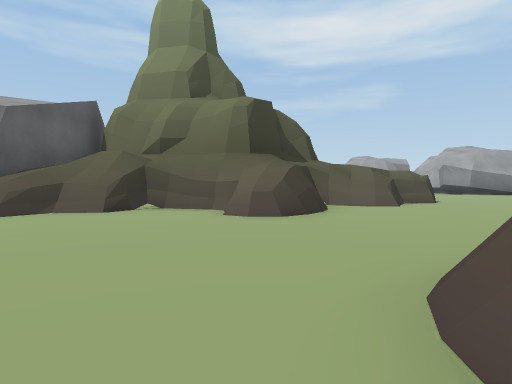
[1] (above)

24 first-person views from a walk through a 3-D level made in the Unity game engine. The camera is 1.2 m above the floor, tilts 2° down and sees 75° across. The floor is counted in squares, 2 m on a side. Each view is taken from the middle of a square. On the plan, view 1 faces up. The plan holds only what a view shows up to about 10 squares ahead; the rest is blank. The place goes on beyond the plan. The player character is not drawn.

[2]
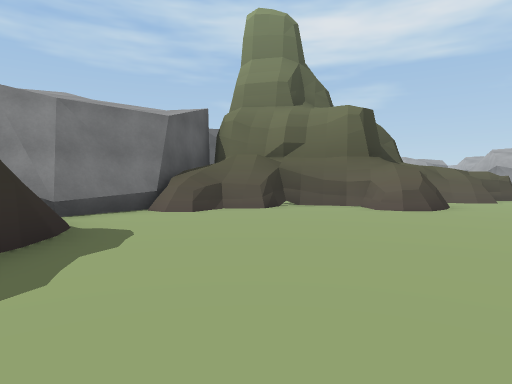

[3]
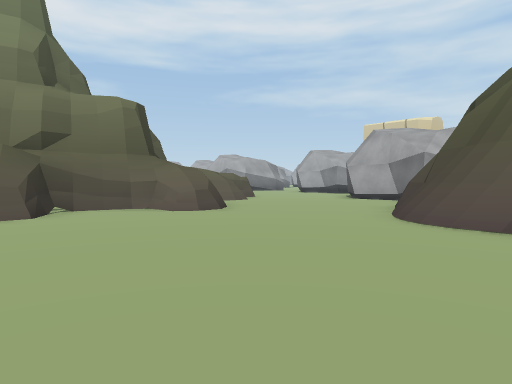

[4]
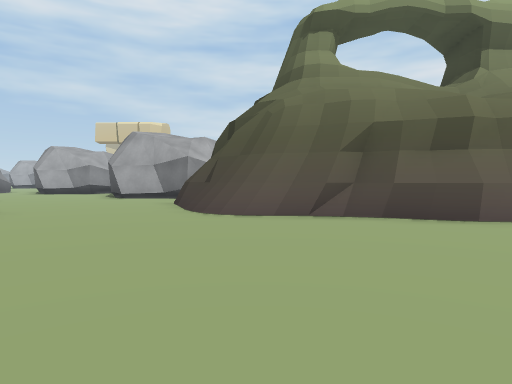

[5]
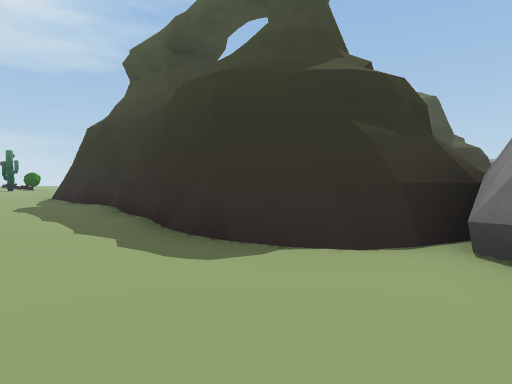

[6]
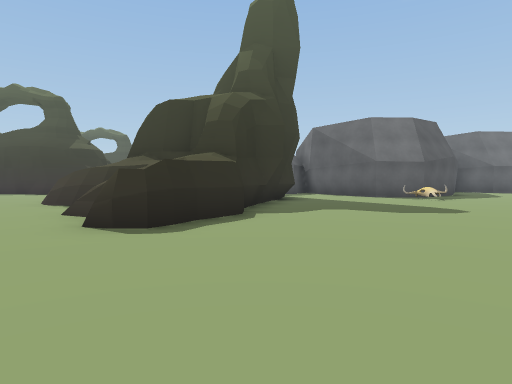

[7]
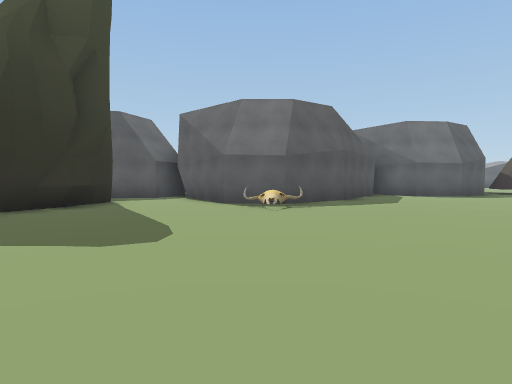

[8]
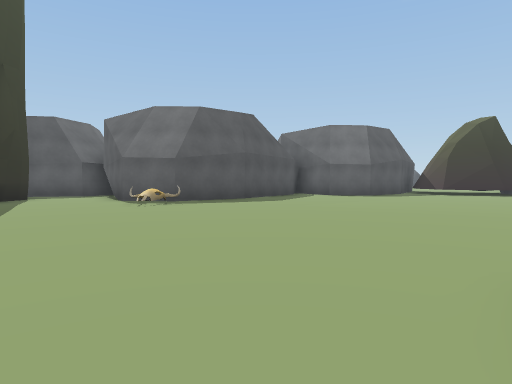

[9]
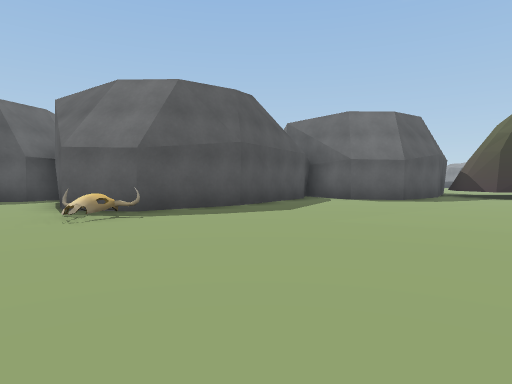

[10]
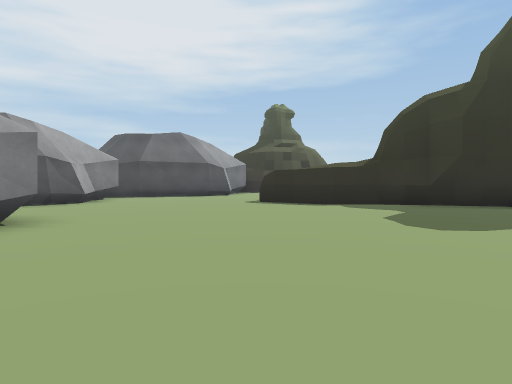

[11]
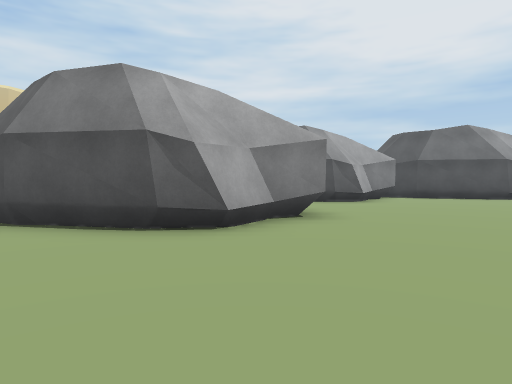

[12]
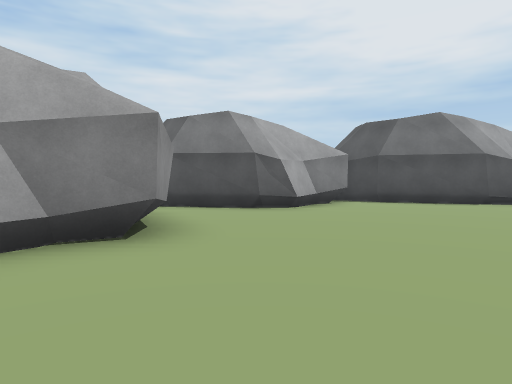

[13]
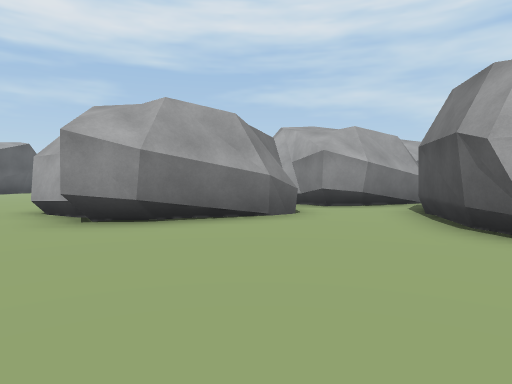

[14]
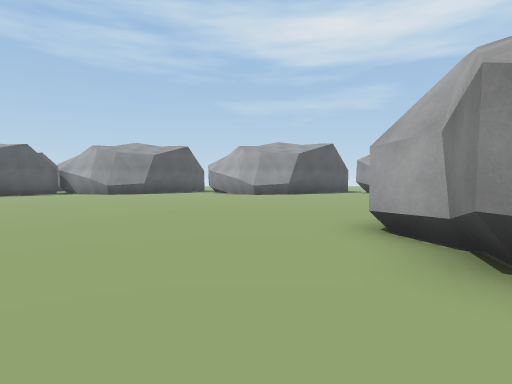

[15]
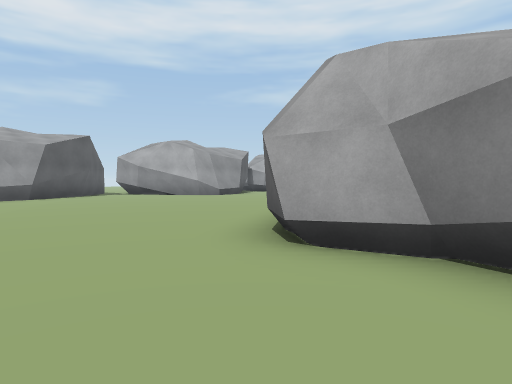

[16]
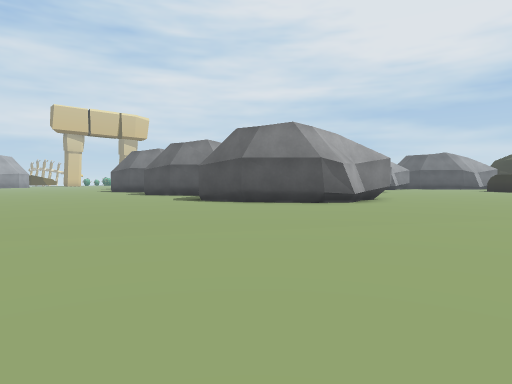

[17]
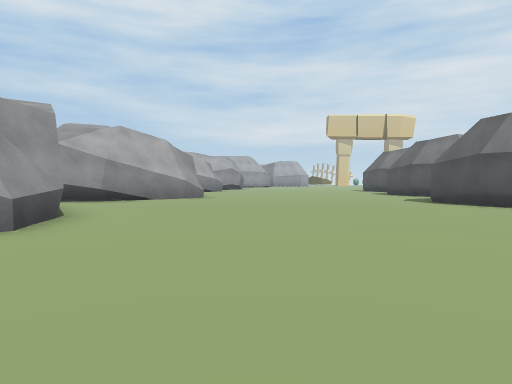

[18]
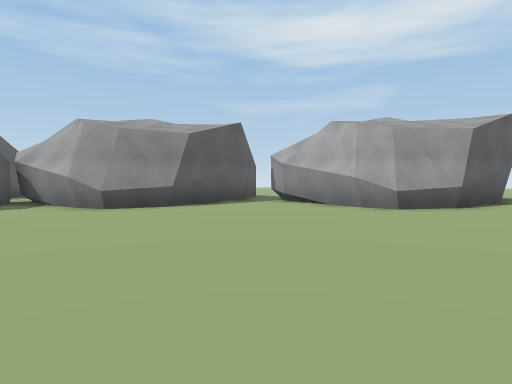

[19]
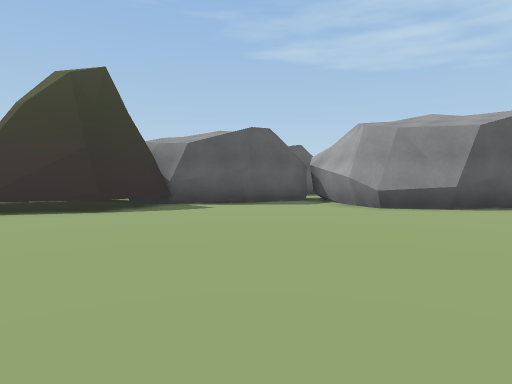

[20]
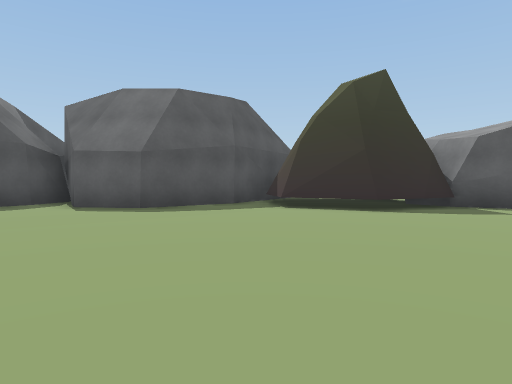

[21]
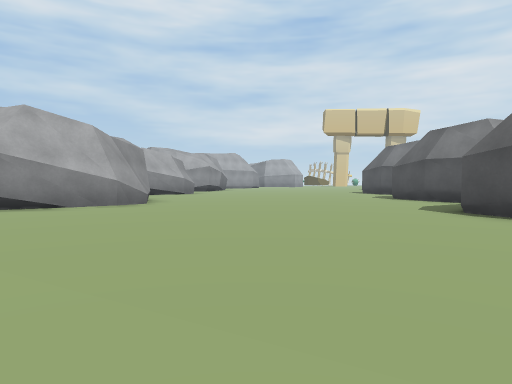

[22]
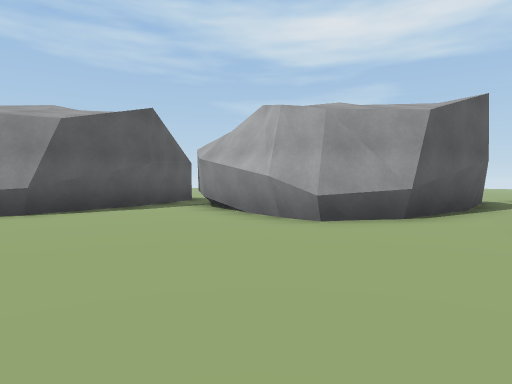

[23]
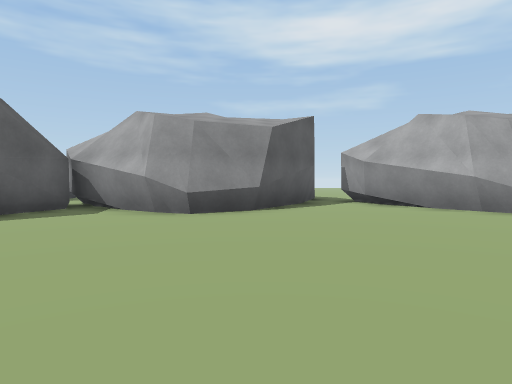

[24]
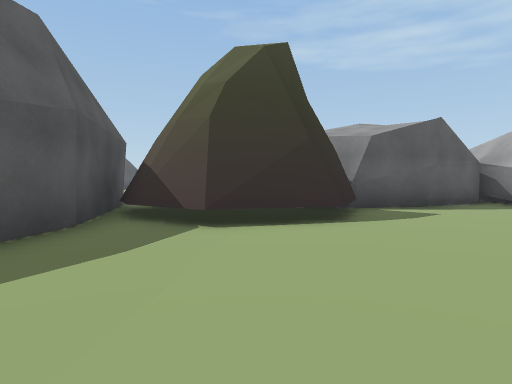

### Floor plan
Key: @ floor where view 1 was taken; # wall or solid block; . floor; = window, fence, low wall or low ledge; ^ raised ledge; S skull.
Columns run from 11 left of view 1 to 13 right of it. Each row starts with its distance up from view 1.
 38            ##
 37            #.#
 36            #.#     #
 35      ##   ##.##   ####
 34      ######...#####..##
 33      #..##.....##.....##
 32      #.................##
 31     ##...................
 30     #....................
 29     ##...................
 28     ##...................
 27 #####....................
 26  ##......................
 25   ##...............##....
 24    ##............###  ..#
 23     #............#     ##
 22    ##............#    #
 21    #.............##  .#
 20    ###............###.###
 19      ##.................#
 18       ##.............##
 17        ##.S.........##
 16         #..........##
 15        ##..........##
 14        .............#
 13      #.................
 12      ##.###............#
 11           ###........###
 10             ####.....#
  9       ####  ####.....#
  8       #########......#
  7       ##=####.......##
  6      ##==..=#.....###
  5     ##...........##
  4    ##............#
  3     ##........#^ #
  2      #.......##
  1      #......##
  0      #.....@#
 -1      #......#

Positions as (right, up) in squares from view 1, and headings:
1: (0, 0), facing up
2: (-3, -1), facing up
3: (-4, 0), facing up-right
4: (-5, 1), facing right
5: (-3, 5), facing down-left
6: (9, 11), facing left
7: (6, 16), facing left
8: (7, 19), facing left
9: (4, 19), facing left
10: (5, 19), facing down
11: (5, 19), facing down-right
12: (5, 16), facing down-right
13: (4, 16), facing up-right
14: (4, 19), facing up
15: (3, 21), facing up-right
16: (1, 31), facing down-right
17: (0, 30), facing right
18: (1, 26), facing up
19: (1, 26), facing up-left
20: (1, 26), facing left
21: (3, 29), facing right
22: (3, 28), facing up
23: (-1, 27), facing up
24: (-3, 24), facing up-left
